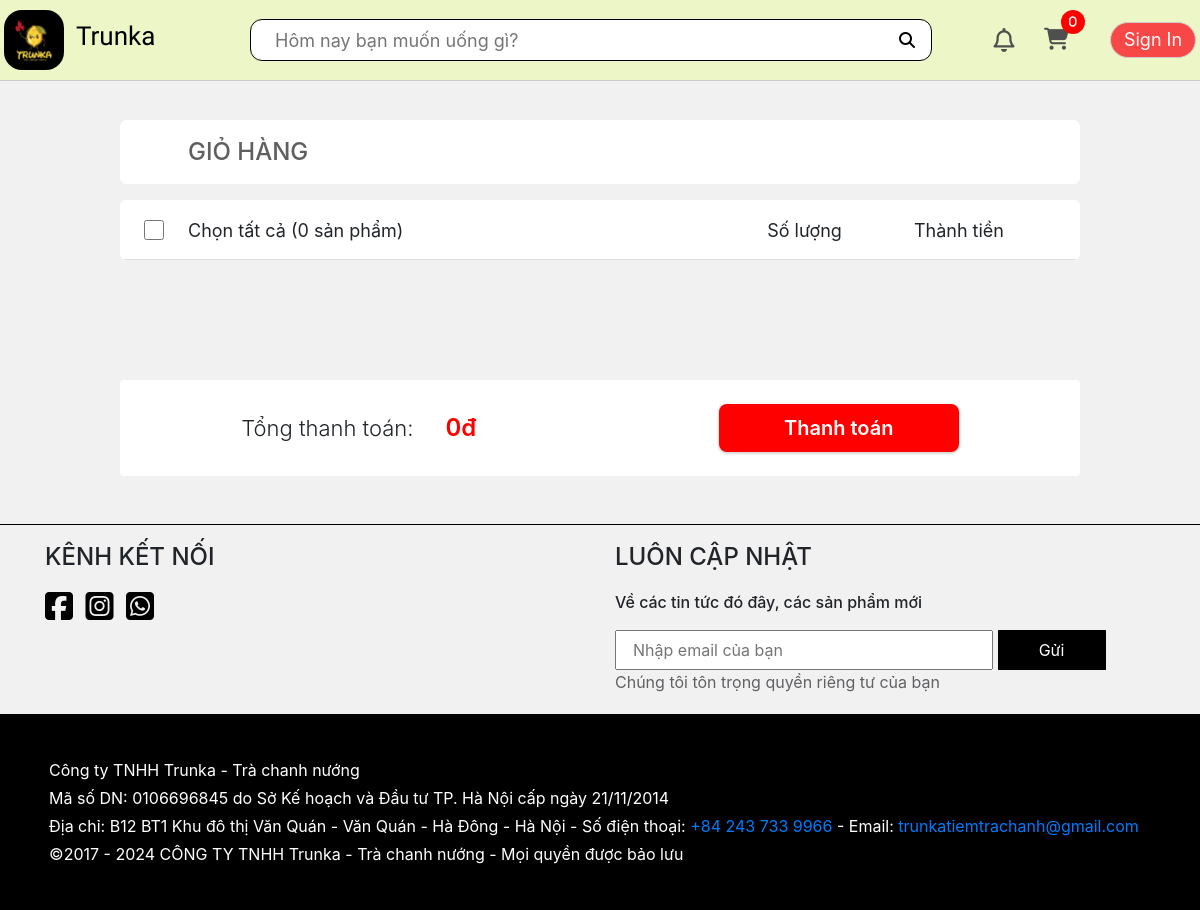
The page /cart/ (signed in) on the database as committed earlier.
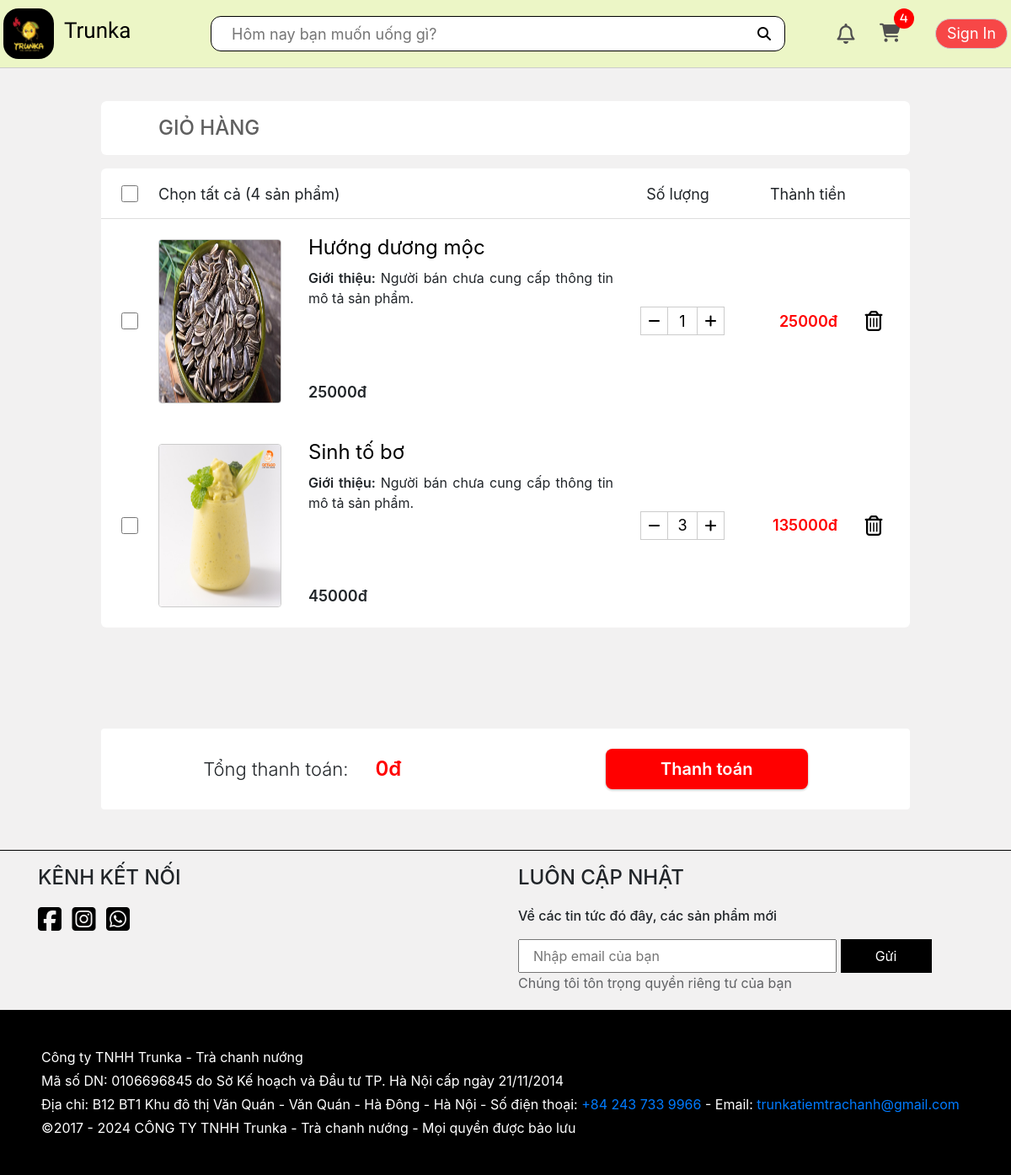
The same page on the database as committed later.
### app/models.py (models this page shows, shortened)
class Cart(models.Model):
    customer = models.OneToOneField(User, on_delete=models.CASCADE, blank=True, null=True)
    def getCartItemsAmount(self):
        cartItems = self.cartitem_set.all()
        total = sum([item.quantity for item in cartItems])
        return total

class CartItem(models.Model):
    product = models.ForeignKey(Product, on_delete=models.SET_NULL, blank=True, null=True)
    cart = models.ForeignKey(Cart, on_delete=models.SET_NULL, blank=True, null=True)
    quantity = models.IntegerField(default=0, null=True, blank=True)
    dateAdded = models.DateTimeField(auto_now_add=True)
    @property
    def get_total(self):
        return self.product.price * self.quantity

class Product(models.Model):
    name = models.CharField(max_length=100, null=True)
    price = models.IntegerField()
    cost = models.IntegerField(default=0)
    description = models.CharField(default='Người bán chưa cung cấp thông tin mô tả sản phẩm.', max_length=3000, null=True, blank=True)
    image = models.ImageField(upload_to='product', null=True, blank=True)
    imageURL = models.URLField(null=True, blank=True)
    slugName = models.SlugField(unique=True, null=True, blank=True)
    CATEGORY_CHOICES = [
        ('category0', 'Trà hoa quả'),
        ('category1', 'Cafe'),
        ('category2', 'Trà sữa'),
        ('category3', 'Trà ô long'),
        ('category4', 'Sữa chua'),
        ('category5', 'Đồ đá xay'),
        ('category6', 'Đồ ăn vặt'),
    ]
    category = models.CharField(
        max_length=30,
        choices=CATEGORY_CHOICES,
        default='category0',
    )

### app/views.py (the view)
# urls.py: path('cart/', views.cart, name='cart'),
def cart(request):
    if request.user.is_authenticated:
        customer = request.user
        cart, created = Cart.objects.get_or_create(customer=customer)
        cartItems = cart.cartitem_set.all()
    else:
        customer = None
        cartItems = []
        cart = {'getCartItemsAmount': 0}
    context = {'cartItems': cartItems, 'cart': cart}
    return render(request, 'app/cart.html', context)

### app/models.py (called while the page is built)
    @property
    def avatarURL(self):
        url = '/static/app/images/avatar-icon.png'
        try:
            url = self.avatar.url
        except:
            url = '/static/app/images/avatar-icon.png'
        return url

### app/templates/app/cart.html (shortened to what this page needs)
{% extends 'app/base.html' %}
{% load static %}
{% block title %}
    <link rel="stylesheet" href="{% static 'app/css/cart.css' %}"/>
{% endblock title %}
{% block content %}
    <div class="content__cart">
        <div class="cart__header">
            <h4 class="cart__heading">GIỎ HÀNG</h4>
        </div>
        <div class="nav">
            <div class="nav__select">
                <input id="selectAllProducts" class="nav__select-checkbox" type="checkbox">
                <div class="nav__select-heading">Chọn tất cả <span>({{cart.getCartItemsAmount}} sản phẩm)</span></div>
            </div>
            <div class="nav__item pc tablet">Số lượng</div>
            <div class="nav__item pc tablet">Thành tiền</div>
        </div>
        <div class="list-product">
            {% for item in cartItems %}
                <div class="product">
                    <input class="product__select" type="checkbox">
                    <div class="wrapper">
                        <div class="product__img">
                            <a href="{% url 'product' item.product.slugName %}">
                                <img style="width: 100%; height: 100%;" src="{{item.product.imageURL}}" alt="">
                            </a>
                        </div>
                        <div class="product__info">
                            <div class="decription">
                                <div>
                                    <div class="decription__heading"><a href="{% url 'product' item.product.slugName %}">{{item.product.name}}</a></div>
                                    <div class="pc">
                                        <p class="decription__intro"><span style="display: inline;">Giới thiệu:   </span>{{item.product.description}}</p>
                                    </div>
                                </div>
                                <div class="decription__price">{{item.product.price}}đ {% if item.product.cost != 0 %}<del>{{item.product.cost}} đ</del>{% endif %}</div>
                            </div>
                            <div class="details">
                                <div class="details__quantity">
                                    <button type="button" data-product="{{item.product.id}}" data-action="remove" class="add-to-cart details__quantity-button">
                                        <i class="fa-solid fa-minus"></i>
                                    </button>
                                    <input type="text" class="details__quantity-input" value="{{item.quantity}}">
                                    <button type="button" data-product="{{item.product.id}}" data-action="add" class="add-to-cart details__quantity-button">
                                        <i class="fa-solid fa-plus"></i>
                                    </button>
                                </div>
                                <div class="details__price pc tablet">
                                    <span class="product-total-price">{{item.get_total}}đ</span>
                                </div>
                                <button type="button" class="details__del add-to-cart" data-product="{{item.product.id}}" data-action="delete">
                                    <i class="fa-regular fa-trash-can"></i>
                                </button>
                            </div>
                        </div>
                    </div>
                </div>
            {% endfor %}
        </div>
    </div>
    <div class="cart__payment">
        <div class="total__price">
            <div class="total__price-heading">Tổng thanh toán:</div>
            <span id="total-price">0đ</span>
        </div>
        <button type="button" id="payment-link-btn" class="payment__link">Thanh toán</button>
    </div>
{% endblock content %}

### app/templates/app/base.html (shortened to what the changed rows need)
{% load static %}
<!DOCTYPE html>
<html lang="en">
<head>
    {% block title %}{% endblock title %}
    <link rel="stylesheet" href="https://cdn.jsdelivr.net/npm/bootstrap@4.0.0/dist/css/bootstrap.min.css">
    <link rel="stylesheet" href="https://cdnjs.cloudflare.com/ajax/libs/font-awesome/6.4.2/css/all.min.css">
    <link rel="stylesheet" href="{% static 'app/css/reset.css' %}"/>
    <link rel="stylesheet" href="{% static 'app/css/base.css' %}"/>
    <link rel="stylesheet" href="{% static 'app/css/responsive.css' %}"/>
</head>
<body>
    <header>
        <div class="header">
            <div class="nav grid">
                <div class="nav__logo">
                    <a href="{% url 'home' %}" class="logo-link">
                        <h2 class="logo-link__heading">Trunka</h2>
                    </a>
                </div>
                <div class="nav__cart pc tablet">
                    <a href="{% url 'cart' %}" class="nav__cart-link">
                        <i class="fa-solid fa-cart-shopping"><div class="nav__cart-quantity">{{cart.getCartItemsAmount}}</div></i>
                    </a>
                </div>
            </div>
        </div>
    </header>
    {% block content %}{% endblock content %}
</body>
</html>

Rows that differ between the two databases and show on the page:
computed for Cart: getCartItemsAmount "0" → "4"
added CartItem: product.imageURL (picture), product.name "Hướng dương mộc", product.description "Người bán chưa cung cấp thông tin mô tả sản phẩm.", product.price "25000", quantity "1", get_total "25000"
added CartItem: product.imageURL (picture), product.name "Sinh tố bơ", product.description "Người bán chưa cung cấp thông tin mô tả sản phẩm.", product.price "45000", quantity "3", get_total "135000"
